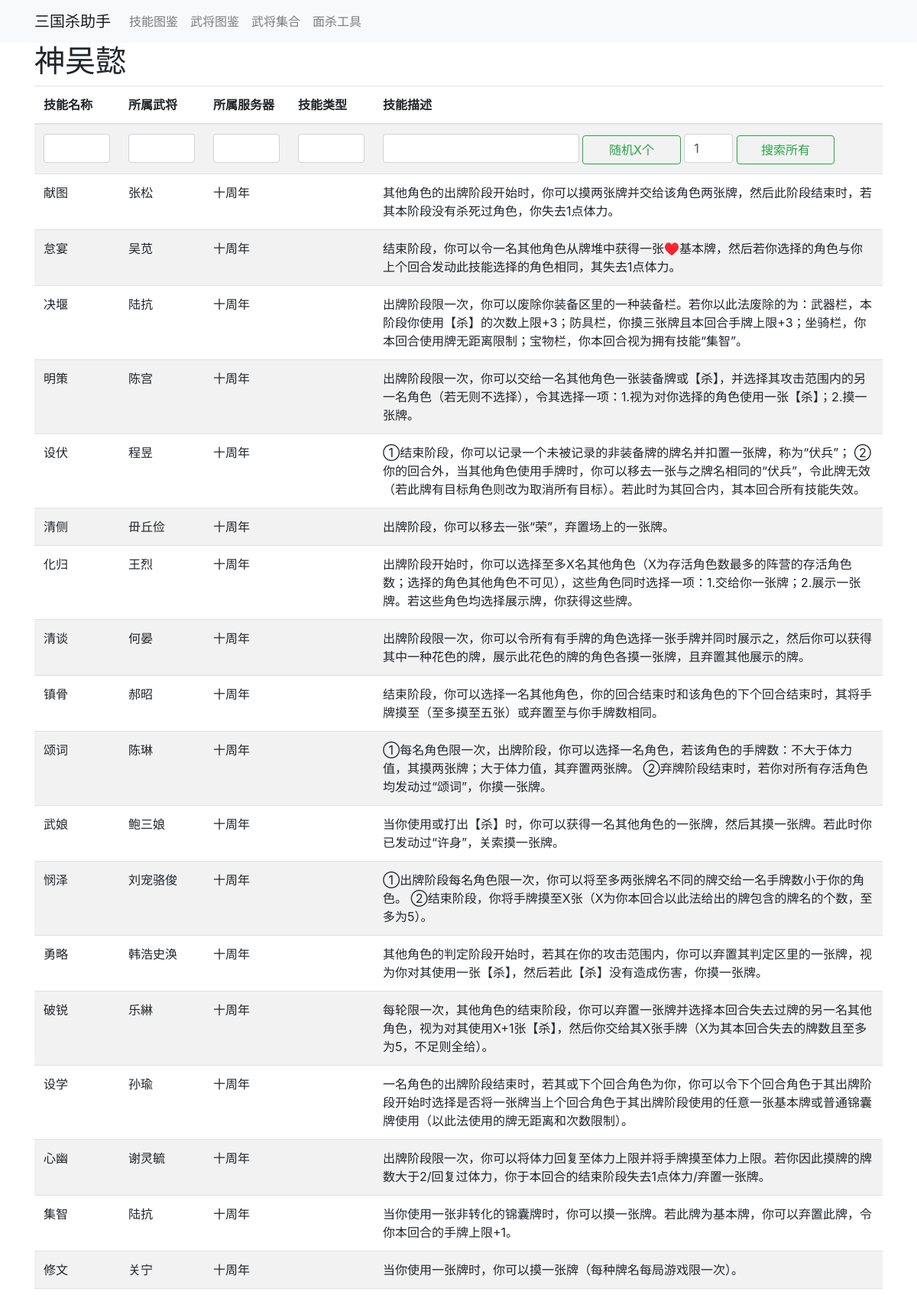
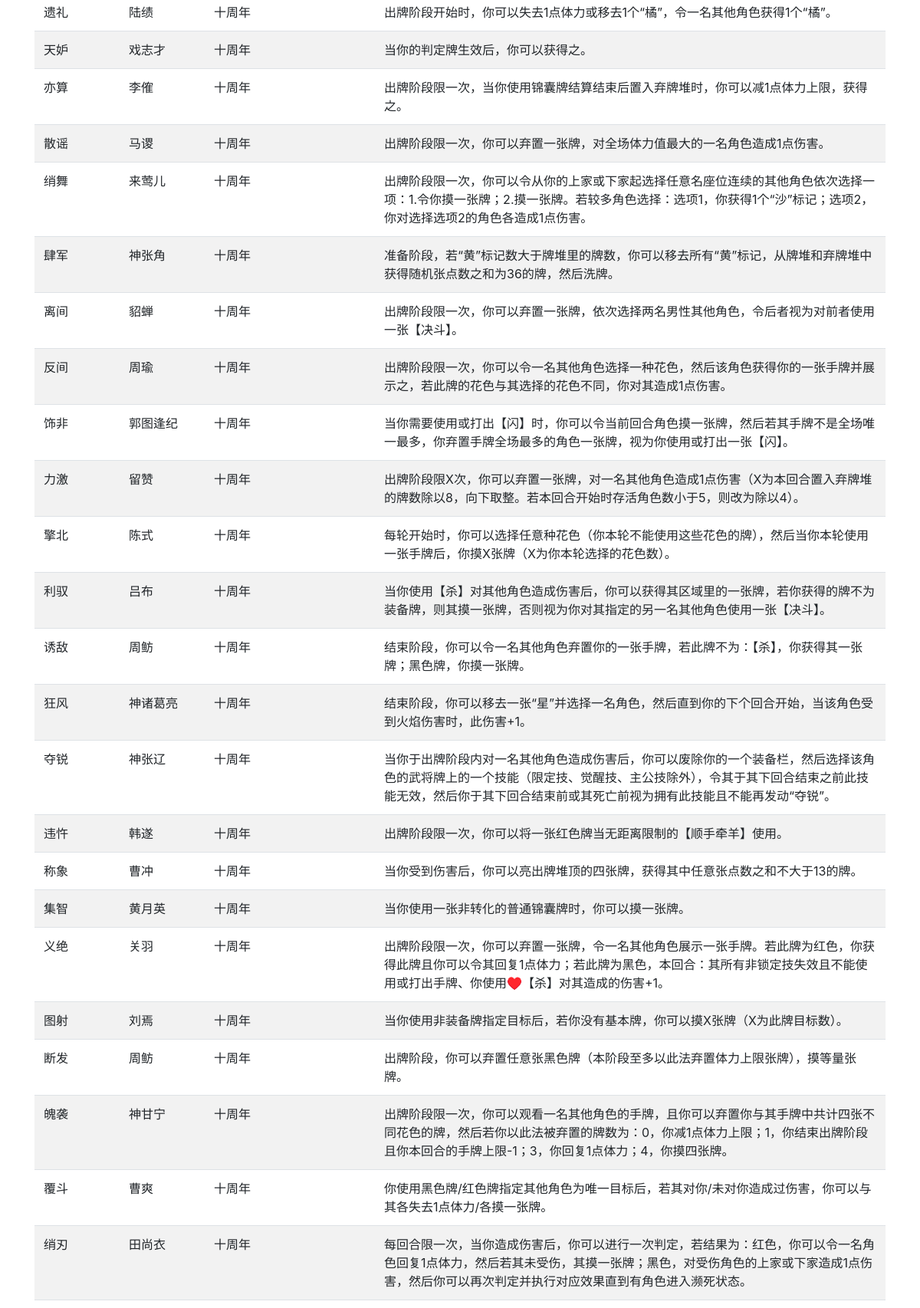
Screenshot of /sgs/faceas/roleskills/wuyi (upper part) with the database file from the repository (2 pictures, top to bottom).
### sgs/models.py (models this page shows)
class Skills_Table(models.Model):
    skill_name = models.CharField(max_length=10, null=True, blank=True, default='None', verbose_name='技能名称')
    skill_belong = models.CharField(max_length=64, null=True, blank=True, default='None', verbose_name='所属武将')
    skill_server = models.CharField(max_length=32, null=True, blank=True, default='None', verbose_name='所属服务器')
    skill_type = models.CharField(max_length=128, null=True, blank=True, default='None', verbose_name='技能类型')
    skill_detail = models.CharField(max_length=1023, null=True, blank=True, default='None', verbose_name='技能描述')

### sgs/views.py (the view)
# urls.py: path('faceas/roleskills/wuyi', views.wuyi),
def wuyi(request):
    lst = ['肉林', '武继', '突袭', '突袭', '清侧', '图射', '纵反', '设伏', '离间', '夺锐', '止啼', '诱敌', '断发',
           '遗礼', '明策', '明策', '决堰', '怀柔', '集智', '亦算', '亦算', '激将', '化归', '献图', '献图', '天妒',
           '悯泽', '称象', '称象', '武娘', '存畏', '清谈', '权谋', '圮秩', '绡舞', '凶疑', '勇略', '散谣', '散谣',
           '义绝', '反间', '反间', '贞良', '贞良', '空城', '空城', '违忤', '违忤', '力激', '纵反', '利驭', '无双',
           '无双', '权计', '权计', '荐言', '荐言', '夺锐', '奇制', '绝策', '绝策', '奇策', '奇策', '怠宴', '饰非',
           '饰非', '肆军', '决堰', '亦算', '心幽', '修文', '狂风', '芳妒', '称象', '称象', '破锐', '破垣', '归命',
           '勇进', '征南', '颂词', '断肠', '擎北', '清谈', '奇径', '镇骨', '绡刃', '设学', '魄袭', '覆斗', '伏间',
           '伏间']
    allskills = models.Skills_Table.objects.filter(skill_name__in=lst,
                                                   skill_type='',skill_server='十周年').order_by('?').all()
    sb = request.POST.get('sb')
    ss = request.POST.get('ss')
    st = request.POST.get('st')
    sn = request.POST.get('sn')
    sd = request.POST.get('sd')
    action = request.POST.get('btn')
    x = request.POST.get('X')
    if sb is not None:
        allskills = allskills.filter(skill_belong__regex=sb).order_by().all()
    else:
        sb = ''
    if ss is not None:
        allskills = allskills.filter(skill_server__regex=ss).order_by().all()
    else:
        ss = ''
    if st is not None:
        allskills = allskills.filter(skill_type__regex=st).order_by().all()
    else:
        st = ''
    if sn is not None:
        allskills = allskills.filter(skill_name__regex=sn).order_by().all()
    else:
        sn = ''
    if sd is not None:
        allskills = allskills.filter(skill_detail__regex=sd).order_by().all()
    else:
        sd = ''
    if action == 'si':
        if x.isdigit():
            allskills = allskills.order_by('?')[:int(x)]
        return render(request, 'wuyi.html',
                      {"allskills": allskills, 'ss': ss, 'sb': sb, 'sn': sn, 'st': st, 'sd': sd, 'X': x})
    return render(request, 'wuyi.html',
                  {"allskills": allskills, 'ss': ss, 'sb': sb, 'sn': sn, 'st': st, 'sd': sd, 'X': 'X'})

### templates/wuyi.html (shortened to what this page needs)
{% extends 'navbar.html' %}
{% block container %}
    <div>
        <div class="container">
            <h1>神吴懿</h1>
            <table class="table table-striped">
                <form class="form-inline my-2 my-lg-0" method="post">
                    <thead>
                    <tr>
                        <th scope="col">技能名称</th>
                        <th scope="col">所属武将</th>
                        <th scope="col">所属服务器</th>
                        <th scope="col">技能类型</th>
                        <th scope="col">技能描述</th>
                    </tr>
                    </thead>
                    <tbody>
                    <tr>
                        <td width="10%"><input type="text" class="form-control" id="sn" name="sn" value={{ sn }}>
                        </td>
                        <td width="10%"><input type="text" class="form-control" id="sb" name="sb" value={{ sb }}>
                        </td>
                        <td width="10%"><input type="text" class="form-control" id="ss" name="ss" value={{ ss }}>
                        </td>
                        <td width="10%"><input type="text" class="form-control" id="st" name="st" value={{ st }}>
                        </td>
                        <td width="60%">
                            <input type="text" class="form-control" id="sd" name="sd" value="{{ sd }}"
                                   style="display: inline-block; width: 40%;">
                            <button class="btn btn-outline-success" name="btn" value="si" type="submit"
                                    style="display: inline-block;width: 20%;">随机X个
                            </button>
                            <input type="text" class="form-control" style="display: inline-block;width: 10%;" id="X" name="X" value='1'>
                            <button class="btn btn-outline-success" name="btn" value="al" type="submit"
                                    style="display: inline-block;width: 20%;">搜索所有
                            </button>
                        </td>
                    </tr>
                </form>
                {% for obj in allskills %}
                    <tr>
                        <td width="10%">{{ obj.skill_name }}</td>
                        <td width="10%">{{ obj.skill_belong }}</td>
                        <td width="10%">{{ obj.skill_server }}</td>
                        <td width="10%">{{ obj.skill_type }}</td>
                        <td width="60%">{{ obj.skill_detail }}</td>
                    </tr>
                {% endfor %}
            </table>
        </div>
    </div>
{% endblock %}

### rows the page displays
Skills_Table: skill_name "献图", skill_belong "张松", skill_server "十周年", skill_detail "其他角色的出牌阶段开始时，你可以摸两张牌并交给该角色两张牌，然后此阶段结束时，若其本阶段没有杀死过角色，你失去1点体力。"
Skills_Table: skill_name "怠宴", skill_belong "吴苋", skill_server "十周年", skill_detail "结束阶段，你可以令一名其他角色从牌堆中获得一张♥️基本牌，然后若你选择的角色与你上个回合发动此技能选择的角色相同，其失去1点体力。"
Skills_Table: skill_name "决堰", skill_belong "陆抗", skill_server "十周年", skill_detail "出牌阶段限一次，你可以废除你装备区里的一种装备栏。若你以此法废除的为：武器栏，本阶段你使用【杀】的次数上限+3；防具栏，你摸三张牌且本回合手牌上限+3；坐骑栏，你本回合使用牌无距离限制；宝物栏，你本回合视为拥有技能“集智”。"
Skills_Table: skill_name "明策", skill_belong "陈宫", skill_server "十周年", skill_detail "出牌阶段限一次，你可以交给一名其他角色一张装备牌或【杀】，并选择其攻击范围内的另一名角色（若无则不选择），令其选择一项：1.视为对你选择的角色使用一张【杀】；2.摸一张牌。"
Skills_Table: skill_name "设伏", skill_belong "程昱", skill_server "十周年", skill_detail "①结束阶段，你可以记录一个未被记录的非装备牌的牌名并扣置一张牌，称为“伏兵”； ②你的回合外，当其他角色使用手牌时，你可以移去一张与之牌名相同的“伏兵”，令此牌无效（若此牌有目标角色则改为取消所有目标）。若此时为其回合内，其本回合所有技能失效。"
Skills_Table: skill_name "清侧", skill_belong "毌丘俭", skill_server "十周年", skill_detail "出牌阶段，你可以移去一张“荣”，弃置场上的一张牌。"
Skills_Table: skill_name "化归", skill_belong "王烈", skill_server "十周年", skill_detail "出牌阶段开始时，你可以选择至多X名其他角色（X为存活角色数最多的阵营的存活角色数；选择的角色其他角色不可见），这些角色同时选择一项：1.交给你一张牌；2.展示一张牌。若这些角色均选择展示牌，你获得这些牌。"
Skills_Table: skill_name "清谈", skill_belong "何晏", skill_server "十周年", skill_detail "出牌阶段限一次，你可以令所有有手牌的角色选择一张手牌并同时展示之，然后你可以获得其中一种花色的牌，展示此花色的牌的角色各摸一张牌，且弃置其他展示的牌。"
Skills_Table: skill_name "镇骨", skill_belong "郝昭", skill_server "十周年", skill_detail "结束阶段，你可以选择一名其他角色，你的回合结束时和该角色的下个回合结束时，其将手牌摸至（至多摸至五张）或弃置至与你手牌数相同。"
Skills_Table: skill_name "颂词", skill_belong "陈琳", skill_server "十周年", skill_detail "①每名角色限一次，出牌阶段，你可以选择一名角色，若该角色的手牌数：不大于体力值，其摸两张牌；大于体力值，其弃置两张牌。 ②弃牌阶段结束时，若你对所有存活角色均发动过“颂词”，你摸一张牌。"
Skills_Table: skill_name "武娘", skill_belong "鲍三娘", skill_server "十周年", skill_detail "当你使用或打出【杀】时，你可以获得一名其他角色的一张牌，然后其摸一张牌。若此时你已发动过“许身”，关索摸一张牌。"
Skills_Table: skill_name "悯泽", skill_belong "刘宠骆俊", skill_server "十周年", skill_detail "①出牌阶段每名角色限一次，你可以将至多两张牌名不同的牌交给一名手牌数小于你的角色。 ②结束阶段，你将手牌摸至X张（X为你本回合以此法给出的牌包含的牌名的个数，至多为5）。"
Skills_Table: skill_name "勇略", skill_belong "韩浩史涣", skill_server "十周年", skill_detail "其他角色的判定阶段开始时，若其在你的攻击范围内，你可以弃置其判定区里的一张牌，视为你对其使用一张【杀】，然后若此【杀】没有造成伤害，你摸一张牌。"
Skills_Table: skill_name "破锐", skill_belong "乐綝", skill_server "十周年", skill_detail "每轮限一次，其他角色的结束阶段，你可以弃置一张牌并选择本回合失去过牌的另一名其他角色，视为对其使用X+1张【杀】，然后你交给其X张手牌（X为其本回合失去的牌数且至多为5，不足则全给）。"
Skills_Table: skill_name "设学", skill_belong "孙瑜", skill_server "十周年", skill_detail "一名角色的出牌阶段结束时，若其或下个回合角色为你，你可以令下个回合角色于其出牌阶段开始时选择是否将一张牌当上个回合角色于其出牌阶段使用的任意一张基本牌或普通锦囊牌使用（以此法使用的牌无距离和次数限制）。"
Skills_Table: skill_name "心幽", skill_belong "谢灵毓", skill_server "十周年", skill_detail "出牌阶段限一次，你可以将体力回复至体力上限并将手牌摸至体力上限。若你因此摸牌的牌数大于2/回复过体力，你于本回合的结束阶段失去1点体力/弃置一张牌。"
Skills_Table: skill_name "集智", skill_belong "陆抗", skill_server "十周年", skill_detail "当你使用一张非转化的锦囊牌时，你可以摸一张牌。若此牌为基本牌，你可以弃置此牌，令你本回合的手牌上限+1。"
Skills_Table: skill_name "修文", skill_belong "关宁", skill_server "十周年", skill_detail "当你使用一张牌时，你可以摸一张牌（每种牌名每局游戏限一次）。"
Skills_Table: skill_name "遗礼", skill_belong "陆绩", skill_server "十周年", skill_detail "出牌阶段开始时，你可以失去1点体力或移去1个“橘”，令一名其他角色获得1个“橘”。"
Skills_Table: skill_name "天妒", skill_belong "戏志才", skill_server "十周年", skill_detail "当你的判定牌生效后，你可以获得之。"
Skills_Table: skill_name "亦算", skill_belong "李傕", skill_server "十周年", skill_detail "出牌阶段限一次，当你使用锦囊牌结算结束后置入弃牌堆时，你可以减1点体力上限，获得之。"
Skills_Table: skill_name "散谣", skill_belong "马谡", skill_server "十周年", skill_detail "出牌阶段限一次，你可以弃置一张牌，对全场体力值最大的一名角色造成1点伤害。"
Skills_Table: skill_name "绡舞", skill_belong "来莺儿", skill_server "十周年", skill_detail "出牌阶段限一次，你可以令从你的上家或下家起选择任意名座位连续的其他角色依次选择一项：1.令你摸一张牌；2.摸一张牌。若较多角色选择：选项1，你获得1个“沙”标记；选项2，你对选择选项2的角色各造成1点伤害。"
Skills_Table: skill_name "肆军", skill_belong "神张角", skill_server "十周年", skill_detail "准备阶段，若“黄”标记数大于牌堆里的牌数，你可以移去所有“黄”标记，从牌堆和弃牌堆中获得随机张点数之和为36的牌，然后洗牌。"
Skills_Table: skill_name "离间", skill_belong "貂蝉", skill_server "十周年", skill_detail "出牌阶段限一次，你可以弃置一张牌，依次选择两名男性其他角色，令后者视为对前者使用一张【决斗】。"
Skills_Table: skill_name "反间", skill_belong "周瑜", skill_server "十周年", skill_detail "出牌阶段限一次，你可以令一名其他角色选择一种花色，然后该角色获得你的一张手牌并展示之，若此牌的花色与其选择的花色不同，你对其造成1点伤害。"
Skills_Table: skill_name "饰非", skill_belong "郭图逢纪", skill_server "十周年", skill_detail "当你需要使用或打出【闪】时，你可以令当前回合角色摸一张牌，然后若其手牌不是全场唯一最多，你弃置手牌全场最多的角色一张牌，视为你使用或打出一张【闪】。"
Skills_Table: skill_name "力激", skill_belong "留赞", skill_server "十周年", skill_detail "出牌阶段限X次，你可以弃置一张牌，对一名其他角色造成1点伤害（X为本回合置入弃牌堆的牌数除以8，向下取整。若本回合开始时存活角色数小于5，则改为除以4）。"
Skills_Table: skill_name "擎北", skill_belong "陈式", skill_server "十周年", skill_detail "每轮开始时，你可以选择任意种花色（你本轮不能使用这些花色的牌），然后当你本轮使用一张手牌后，你摸X张牌（X为你本轮选择的花色数）。"
Skills_Table: skill_name "利驭", skill_belong "吕布", skill_server "十周年", skill_detail "当你使用【杀】对其他角色造成伤害后，你可以获得其区域里的一张牌，若你获得的牌不为装备牌，则其摸一张牌，否则视为你对其指定的另一名其他角色使用一张【决斗】。"
Skills_Table: skill_name "诱敌", skill_belong "周鲂", skill_server "十周年", skill_detail "结束阶段，你可以令一名其他角色弃置你的一张手牌，若此牌不为：【杀】，你获得其一张牌；黑色牌，你摸一张牌。"
Skills_Table: skill_name "狂风", skill_belong "神诸葛亮", skill_server "十周年", skill_detail "结束阶段，你可以移去一张“星”并选择一名角色，然后直到你的下个回合开始，当该角色受到火焰伤害时，此伤害+1。"
Skills_Table: skill_name "夺锐", skill_belong "神张辽", skill_server "十周年", skill_detail "当你于出牌阶段内对一名其他角色造成伤害后，你可以废除你的一个装备栏，然后选择该角色的武将牌上的一个技能（限定技、觉醒技、主公技除外），令其于其下回合结束之前此技能无效，然后你于其下回合结束前或其死亡前视为拥有此技能且不能再发动“夺锐”。"
Skills_Table: skill_name "违忤", skill_belong "韩遂", skill_server "十周年", skill_detail "出牌阶段限一次，你可以将一张红色牌当无距离限制的【顺手牵羊】使用。"
Skills_Table: skill_name "称象", skill_belong "曹冲", skill_server "十周年", skill_detail "当你受到伤害后，你可以亮出牌堆顶的四张牌，获得其中任意张点数之和不大于13的牌。"
Skills_Table: skill_name "集智", skill_belong "黄月英", skill_server "十周年", skill_detail "当你使用一张非转化的普通锦囊牌时，你可以摸一张牌。"
Skills_Table: skill_name "义绝", skill_belong "关羽", skill_server "十周年", skill_detail "出牌阶段限一次，你可以弃置一张牌，令一名其他角色展示一张手牌。若此牌为红色，你获得此牌且你可以令其回复1点体力；若此牌为黑色，本回合：其所有非锁定技失效且不能使用或打出手牌、你使用♥️【杀】对其造成的伤害+1。"
Skills_Table: skill_name "图射", skill_belong "刘焉", skill_server "十周年", skill_detail "当你使用非装备牌指定目标后，若你没有基本牌，你可以摸X张牌（X为此牌目标数）。"
Skills_Table: skill_name "断发", skill_belong "周鲂", skill_server "十周年", skill_detail "出牌阶段，你可以弃置任意张黑色牌（本阶段至多以此法弃置体力上限张牌），摸等量张牌。"
Skills_Table: skill_name "魄袭", skill_belong "神甘宁", skill_server "十周年", skill_detail "出牌阶段限一次，你可以观看一名其他角色的手牌，且你可以弃置你与其手牌中共计四张不同花色的牌，然后若你以此法被弃置的牌数为：0，你减1点体力上限；1，你结束出牌阶段且你本回合的手牌上限-1；3，你回复1点体力；4，你摸四张牌。"
Skills_Table: skill_name "覆斗", skill_belong "曹爽", skill_server "十周年", skill_detail "你使用黑色牌/红色牌指定其他角色为唯一目标后，若其对你/未对你造成过伤害，你可以与其各失去1点体力/各摸一张牌。"
Skills_Table: skill_name "绡刃", skill_belong "田尚衣", skill_server "十周年", skill_detail "每回合限一次，当你造成伤害后，你可以进行一次判定，若结果为：红色，你可以令一名角色回复1点体力，然后若其未受伤，其摸一张牌；黑色，对受伤角色的上家或下家造成1点伤害，然后你可以再次判定并执行对应效果直到有角色进入濒死状态。"
